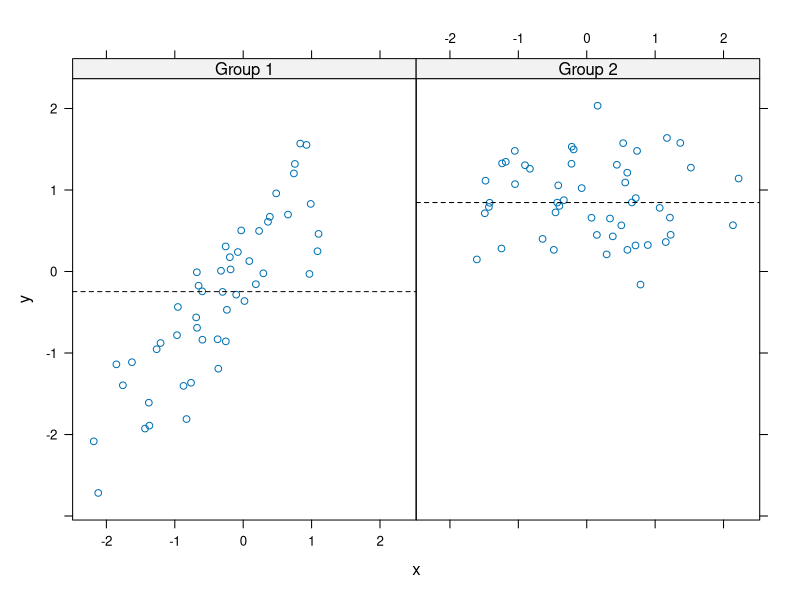
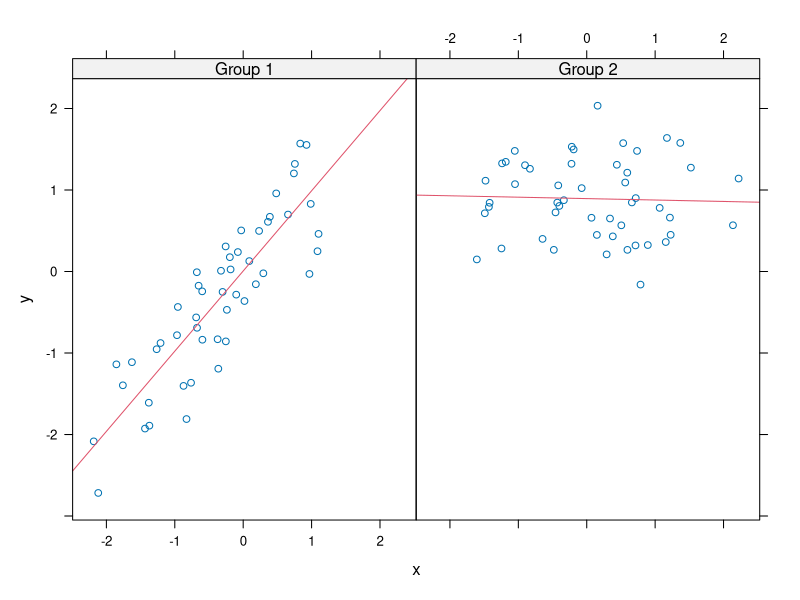

Generate these figures, in order, with R:
## ---- chunk 1
#EF_lookup <- read.csv("C:/Users/ryanka1/Desktop/adaptability Data/EF_lookup.csv")
#EF_Design_Matrix<-read.csv("C:/Users/ryanka1/Desktop/adaptability Data/EF_Design_Matrix.csv")
## ---- chunk 2
ParticipantID<-1
## ---- chunk 3
#Code for ----->Demographic 
## ---- chunk 4
#Code for ----->Written responses to the test task

## ---- chunk 5
#Code for ----->Electrocardiography (ECG)

#Code for ----->Galvanic Skin Response (GSR)

#Code for ----->Cortisol/alpha-Amylase

## ---- chunk 6
library(RColorBrewer)
library(ggplot2)
## ---- chunk 7
library(lattice)
set.seed(10)
x <- rnorm(100)
f <- rep(0:1, each = 50)
y <- x + f - f * x + rnorm(100, sd = 0.5)
f <- factor(f, labels = c("Group 1", "Group 2"))
xyplot(y ~ x | f, panel = function(x, y, ...) {
 panel.xyplot(x, y, ...) ## First call the default panel function for 'xyplot'
 panel.abline(h = median(y), lty = 2) ## Add a horizontal line at the median
})

## ---- chunk 8
xyplot(y ~ x | f, panel = function(x, y, ...) {
 panel.xyplot(x, y, ...) ## First call default panel function
 panel.lmline(x, y, col = 2) ## Overlay a simple linear regression line
})
